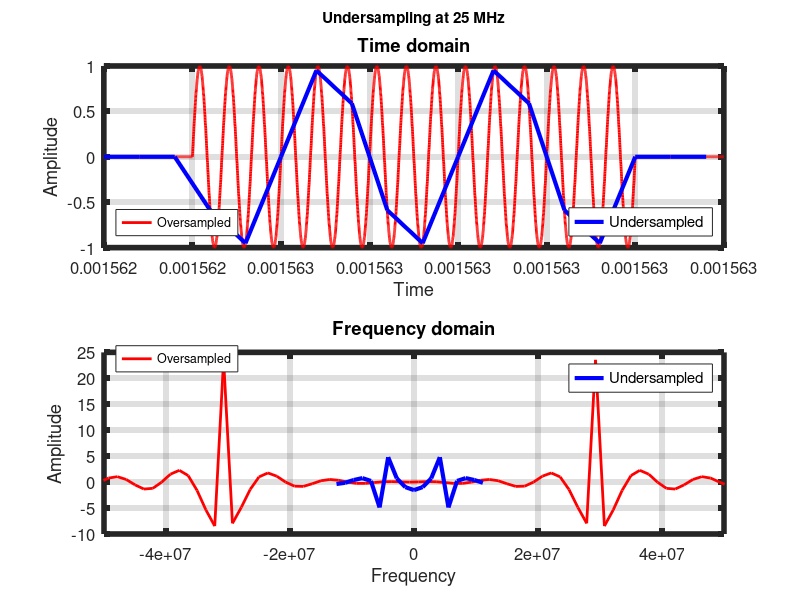

Here is the MATLAB script that generated this plot:
#!/usr/bin/octave

%% just octave
pkg load signal;
pkg load control;

%% constants
fs        = 10e9;               % sample frequency
fsu       = 25e6 / 1;              % undersample frequency
t1        = 1.562400e-3;
t2        = 1.563100e-3;
s_amp     = 1;                  % signal amplitude
s_pha     = 0.0 * ( pi / 180 ); % signal phase in radians
s_fre     = 30e6;               % signal frequency
p_fre     = 640;                % pulse frequency
p_dut     = 0.032;              % pulse duty: Ton = 0.5 us

%% dependent constants
T         = ( 1 / p_fre ) * 2; 
dT        = 1 / fs;
dTu       = 1 / fsu;
t         = ( t1 : dT : t2 );
tu        = ( t1 : dTu : t2 );
N         = size( t, 2 );
Nu        = size( tu, 2 );
df        = fs / N;
dfu       = fsu / Nu;
f         = -fs / 2 : df : fs / 2 - df;
fu        = -fsu / 2 : dfu : fsu / 2 - dfu;

%% pulse generation (oversampled)
pulse     = square( 2 * pi * p_fre * t, p_dut ) >= 0;

%% signal generation (oversampled)
signal    = s_amp * [ pulse .* sin( 2 * pi * s_fre * t + s_pha ) ];
signal_f  = fftshift( fft ( signal ) );

%% pulse generation (undersampled)
pulseu    = square( 2 * pi * p_fre * tu, p_dut ) >= 0;

%% signal generation (undersampled)
signalu   = s_amp * [ pulseu .* sin( 2 * pi * s_fre * tu + s_pha ) ];
signalu_f = fftshift( fft ( signalu ) );

%% plot
hfigure = figure('Color', 'w');
rows        = 2;
cols        = 1;

subplot( rows, cols, 1 );
plt_1 = plot( t, signal, "linewidth", 2, 'r' );
grid on;
hold
plt_2 = plot( tu, signalu, "linewidth", 3, 'b' );
grid on;
hlegend1 = legend( plt_1, "Oversampled", "Location", "SouthWest" );
new_handle = copyobj( hlegend1, hfigure );
legend( plt_2, "Undersampled", "Location", "SouthEast" );
set(gca, "linewidth", 4, "fontsize", 12)
xlabel( 'Time' );
ylabel( 'Amplitude' );
title( 'Time domain' );

subplot( rows, cols, 2 );
plt_3 = plot( f, signal_f, "linewidth", 2, 'r' );
grid on;
hold
plt_4 = plot( fu, signalu_f, "linewidth", 3, 'b' );
grid on;
hlegend1 = legend( plt_3, "Oversampled", "Location", "NorthWest" );
new_handle = copyobj( hlegend1, hfigure );
legend( plt_4, "Undersampled", "Location", "NorthEast" );
set(gca, "linewidth", 4, "fontsize", 12)
xlabel( 'Frequency' );
ylabel( 'Amplitude' );
axis( [ -50e6, 50e6, -10, 25 ] );
title( 'Frequency domain' );

s = axes( 'visible', 'off', 'title', sprintf( 'Undersampling at %d MHz\n', fsu / 1e6 ) );